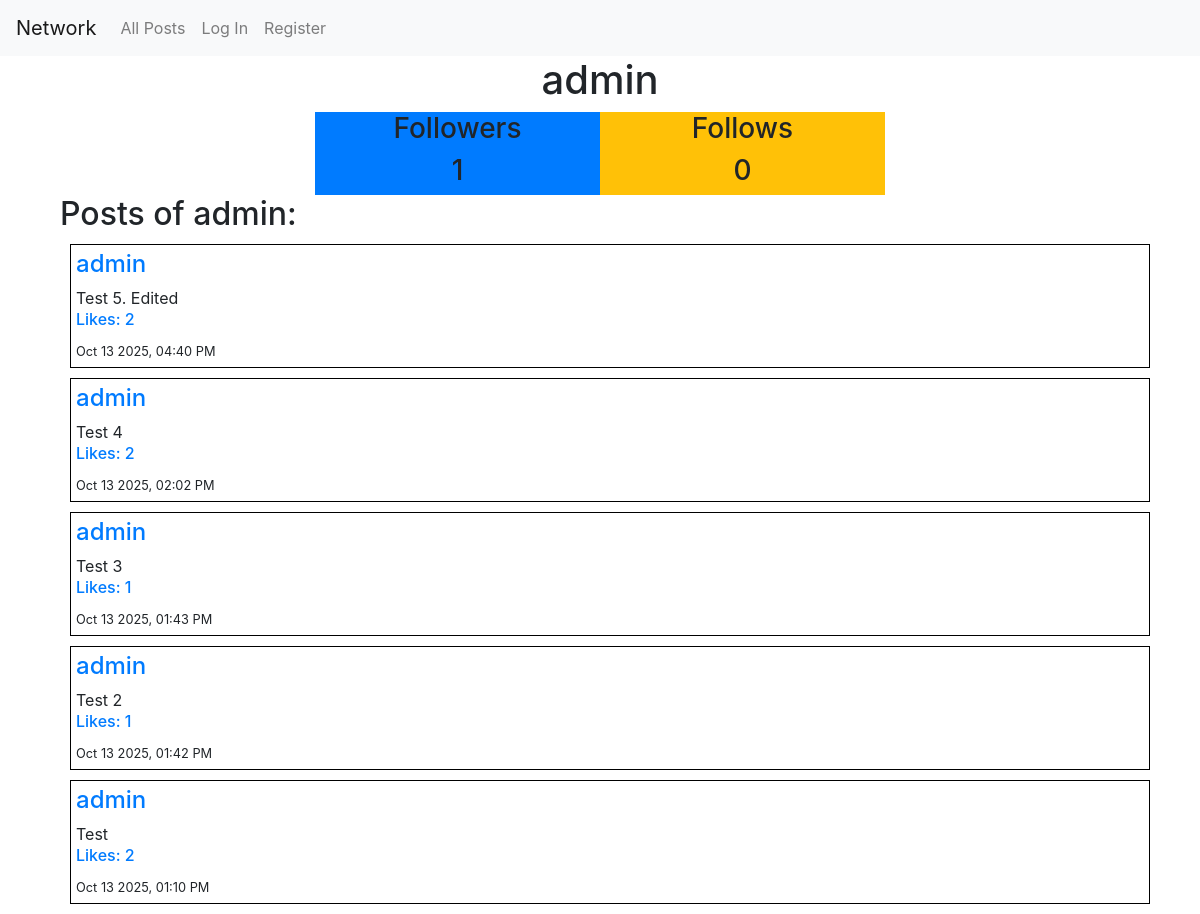
/profile/admin, run on the app's committed database.
### network/models.py (models this page shows, shortened)
class User(AbstractUser):
    followers = models.ManyToManyField("User", related_name="followings", blank=True)
    def count_follows(self):
        return self.followers.count()
    def count_followings(self):
        return self.followings.count()

class Post(models.Model):
    creator = models.ForeignKey("User", on_delete=models.CASCADE, related_name="posts")
    content = models.TextField(blank=False)
    date = models.DateTimeField(auto_now_add=True)
    liked_by = models.ManyToManyField("User", related_name="liked", blank=True)
    def count_likes(self):
        return self.liked_by.count()
    def serialize(self):
        return {
            "id": self.id,
            "creator": self.creator.username,
            "content": self.content,
            "date": self.date.strftime("%b %d %Y, %I:%M %p"),
            "likes": self.count_likes
        }

### network/views.py (the view, shortened to what this page needs)
# urls.py: path("profile/<str:name>", views.profile, name="profile"),
def profile(request, name):
    if name == "":
        return HttpResponseRedirect(reverse('index'))
    if User.objects.filter(username=name).first():
        user = User.objects.get(username=name)
        user_posts = Post.objects.filter(creator=user).all()
        user_posts = user_posts.order_by('-date').all()
        return render(request, "network/profile.html", {
            "id": user.id,
            "username": user.username,
            "followers_count": user.count_follows(),
            "followings_count": user.count_followings(),
            "posts": [post.serialize() for post in user_posts]
        })
    return HttpResponseRedirect(reverse('index'))

### network/templates/network/profile.html (shortened to what this page needs)
{% extends 'network/layout.html' %}
{% block body %}
    <div class="container">
        <h1 class="text-center">{{username}}</h1>
        <div class="d-flex justify-content-center row">
            <div class="bg-primary col-sm-7 col-md-6 col-lg-3">
                <h3 class="text-center">Followers</h3>
                <h3 class="text-center" id="follows_count">{{followers_count}}</h3>
            </div>
            <div class="bg-warning col-sm-7 col-md-6 col-lg-3">
                <h3 class="text-center">Follows</h3>
                <h3 class="text-center">{{followings_count}}</h3>
            </div>
        </div>
        <div class="container">
            <h2>Posts of {{username}}:</h2>
            {% for post in posts %}
                <div class="container post">
                    <h4><a href="{% url 'profile' post.creator %}">{{post.creator}}</a></h4>
                    <p style="margin-bottom: 0;" data-id="{{post.id}}" data-type="post_content">{{post.content}}</p>
                    <h6 class="text-primary" data-id="{{post.id}}" data-type="like_count">Likes: {{post.likes}}</h6>
                    <small>{{post.date}}</small>
                </div>
            {% endfor %}
        </div>
    </div>
{% endblock %}

### network/static/network/styles.css (style rules this page uses)
.post { border: 1px solid black; padding: 5px; margin: 10px; }

### data on the page
User: username "admin", creator "admin" "admin" "admin" "admin" "admin"
Post: content "Test 5. Edited", likes "2"
Post: content "Test 4", likes "2"
Post: content "Test 3", likes "1"
Post: content "Test 2", likes "1"
Post: content "Test", likes "2"

### other printed values
{{ followers_count }} "1"
{{ followings_count }} "0"
{{ post.date }} "Oct 13 2025, 04:40 PM" "Oct 13 2025, 02:02 PM" "Oct 13 2025, 01:43 PM" "Oct 13 2025, 01:42 PM" "Oct 13 2025, 01:10 PM"
